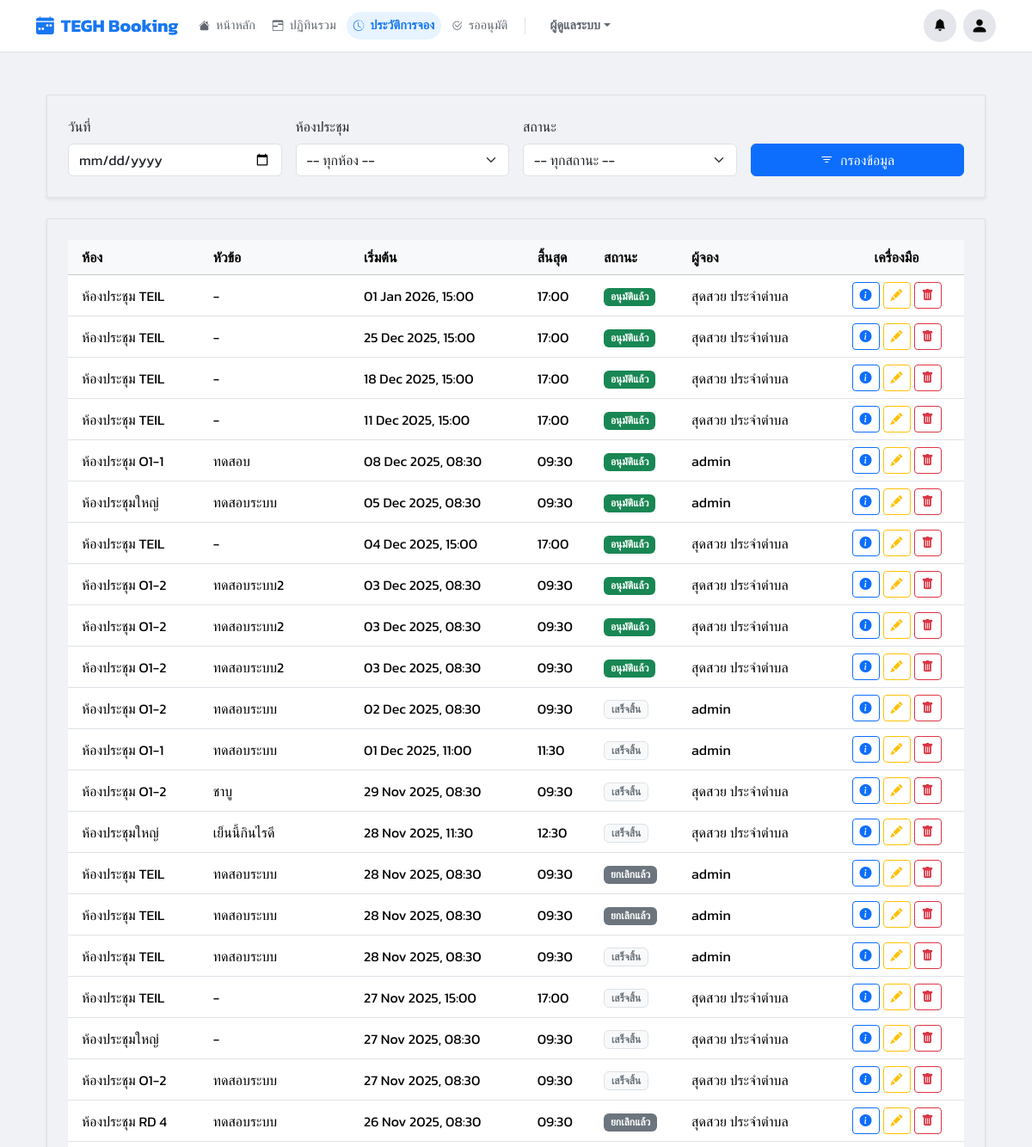
/history/ (signed in, upper part), run on an earlier commit of the app's database.
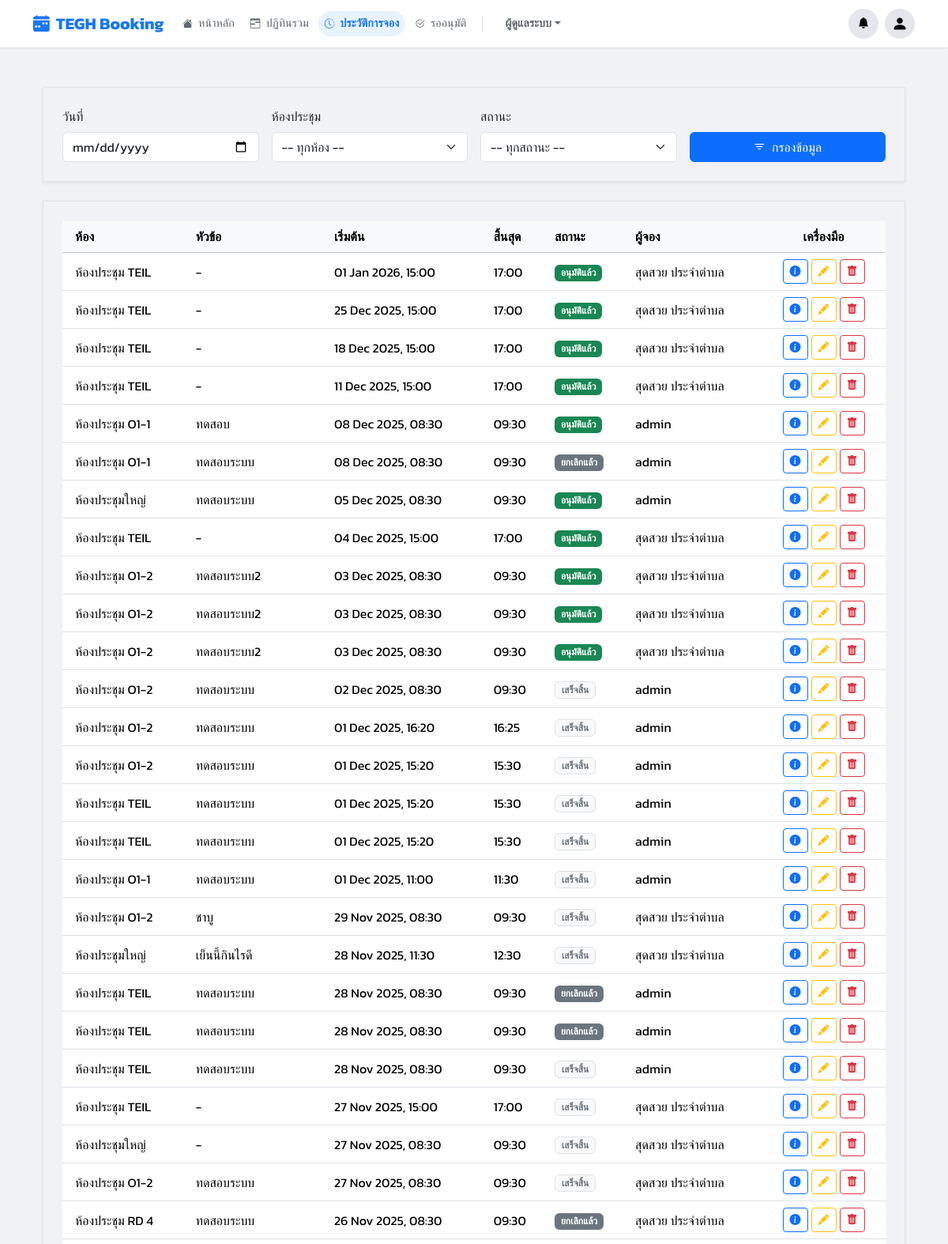
And on a later commit of the database.
### booking/models.py (models this page shows, shortened)
class Booking(models.Model):
    user = models.ForeignKey(User, on_delete=models.SET_NULL, null=True, related_name='bookings')
    room = models.ForeignKey(Room, on_delete=models.CASCADE, related_name='bookings')
    title = models.CharField(max_length=200)
    start_time = models.DateTimeField()
    end_time = models.DateTimeField()
    chairman = models.CharField(max_length=200, blank=True, null=True)
    department = models.CharField(max_length=200, blank=True, null=True)
    participant_count = models.PositiveIntegerField(default=1)
    participants = models.ManyToManyField(User, related_name='participating_in', blank=True)
    presentation_file = models.FileField(upload_to='presentations/', blank=True, null=True)
    description = models.TextField(blank=True, null=True)
    additional_requests = models.TextField(blank=True, null=True)
    additional_notes = models.TextField(blank=True, null=True)
    STATUS_CHOICES = [
        ('PENDING', 'รออนุมัติ'),
        ('APPROVED', 'อนุมัติแล้ว'),
        ('REJECTED', 'ไม่อนุมัติ'),
        ('CANCELLED', 'ยกเลิกแล้ว'),
    ]
    status = models.CharField(max_length=10, choices=STATUS_CHOICES, default='PENDING')
    created_at = models.DateTimeField(auto_now_add=True)
    updated_at = models.DateTimeField(auto_now=True)
    parent_booking = models.ForeignKey(
        'self',
        on_delete=models.CASCADE,
        null=True,
        blank=True,
        related_name='child_bookings',
        help_text="การจองนี้ เป็นส่วนหนึ่งของการจองซ้ำ (ชี้ไปที่การจองแรก)"
    )
    recurrence_rule = models.CharField(max_length=20, blank=True, null=True)
    outlook_event_id = models.CharField(
        max_length=255,
        blank=True,
        null=True,
        verbose_name="Outlook Event ID",
        help_text="ID ของ Event ที่ถูกสร้างใน Microsoft Calendar"
    )
    @property
    def is_past(self):
        if not self.end_time:
            return False
        return timezone.now() > self.end_time

class Room(models.Model):
    name = models.CharField(max_length=100)
    building = models.CharField(max_length=100, blank=True, null=True)
    floor = models.CharField(max_length=50, blank=True, null=True)
    location = models.CharField(max_length=255, blank=True, null=True, help_text="")
    capacity = models.PositiveIntegerField(default=1)
    equipment_in_room = models.TextField(blank=True, null=True, help_text="ระบุอุปกรณ์แต่ละอย่างในบรรทัดใหม่")
    image = models.ImageField(upload_to='room_images/', blank=True, null=True, verbose_name="รูปภาพห้อง")
    approver = models.ForeignKey(
        User,
        on_delete=models.SET_NULL,
        null=True,
        blank=True,
        related_name='approvable_rooms',
        help_text="เลือก User ที่มีสิทธิ์อนุมัติห้องนี้ (ถ้าเว้นว่าง = Admin กลาง)"
    )
    is_maintenance = models.BooleanField(
        default=False,
        verbose_name="ปิดปรับปรุง (โหมดแมนนวล)",
    )
    maintenance_start = models.DateTimeField(
        null=True, blank=True,
        verbose_name="เริ่มปิดปรับปรุง (อัตโนมัติ)"
    )
    maintenance_end = models.DateTimeField(
        null=True, blank=True,
        verbose_name="สิ้นสุดปิดปรับปรุง (อัตโนมัติ)"
    )
    line_notify_token = models.CharField(
        max_length=50,
        blank=True,
        null=True,
        verbose_name="LINE Notify Token",
        help_text="โทเคนสำหรับแจ้งเตือนไปยังกลุ่ม LINE ประจำห้อง (ถ้ามี)"
    )
    teams_webhook_url = models.TextField(
        blank=True,
        null=True,
        verbose_name="Teams Webhook URL",
        help_text="URL สำหรับแจ้งเตือนไปยัง Channel Teams ประจำห้อง (ถ้ามี)"
    )

### booking/views.py (the view)
# urls.py: path('history/', views.history_view, name='history'),
@login_required
def history_view(request):
    qs = Booking.objects.all() if is_admin(request.user) else Booking.objects.filter(user=request.user)
    ctx = get_base_context(request); ctx.update({'bookings_list': qs.order_by('-start_time'), 'status_choices': Booking.STATUS_CHOICES})
    return render(request, 'pages/history.html', ctx)

### booking/views.py (called while the page is built)
def is_admin(user):
    return user.is_authenticated and (user.is_superuser or user.groups.filter(name='Admin').exists())

def is_approver_or_admin(user):
    return user.is_authenticated and (user.is_superuser or user.groups.filter(name__in=['Approver', 'Admin']).exists())

### templates/pages/history.html (shortened to what this page needs)
{% extends 'base.html' %}
{% load static %}
{% block content %}
<div class="container-fluid py-4">
    <div class="content-card shadow-sm border p-3 p-md-4 mb-4">
        <form method="get" class="row g-3 align-items-end">
            <div class="col-md-3">
                <label for="date" class="form-label">วันที่</label>
                <input type="date" name="date" id="date" class="form-control" value="{{ current_date|default:'' }}">
            </div>
            <div class="col-md-3">
                <label for="room" class="form-label">ห้องประชุม</label>
                <select name="room" id="room" class="form-select">
                    <option value="">-- ทุกห้อง --</option>
                </select>
            </div>
            <div class="col-md-3">
                <label for="status" class="form-label">สถานะ</label>
                <select name="status" id="status" class="form-select">
                    <option value="">-- ทุกสถานะ --</option>
                </select>
            </div>
            <div class="col-md-3 d-grid">
                <button type="submit" class="btn btn-primary"><i class="bi bi-filter me-1"></i> กรองข้อมูล</button>
            </div>
        </form>
    </div>
    <div class="content-card shadow-sm border p-3 p-md-4">
        <div class="table-responsive">
            <table class="table table-hover mb-0 align-middle">
                <thead class="table-light">
                    <tr>
                        <th scope="col" class="ps-3">ห้อง</th>
                        <th scope="col">หัวข้อ</th>
                        <th scope="col">เริ่มต้น</th>
                        <th scope="col">สิ้นสุด</th>
                        <th scope="col">สถานะ</th>
                        {% if is_admin_user %}
                        <th scope="col">ผู้จอง</th>
                        {% endif %}
                        <th scope="col" class="text-center">เครื่องมือ</th>
                    </tr>
                </thead>
                <tbody>
                    {% for booking in bookings_list %}
                    <tr>
                        <td class="ps-3">{{ booking.room.name }}</td>
                        <td>{{ booking.title }}</td>
                        <td>{{ booking.start_time|date:"d M Y, H:i" }}</td>
                        <td>{{ booking.end_time|date:"H:i" }}</td>
                        <td>
                            {% if booking.status == 'APPROVED' %}
                                {% if booking.is_past %}
                                    <span class="badge bg-past">เสร็จสิ้น</span>
                                {% else %}
                                    <span class="badge bg-success">อนุมัติแล้ว</span>
                                {% endif %}
                            {% elif booking.status == 'PENDING' %}
                                <span class="badge bg-warning text-dark">รออนุมัติ</span>
                            {% elif booking.status == 'REJECTED' %}
                                <span class="badge bg-danger">ถูกปฏิเสธ</span>
                            {% elif booking.status == 'CANCELLED' %}
                                <span class="badge bg-secondary">ยกเลิกแล้ว</span>
                            {% endif %}
                        </td>
                        {% if is_admin_user %}
                        <td>
                            {% if booking.user %}
                                {{ booking.user.get_full_name|default:booking.user.username }}
                            {% else %}
                                <span class="text-muted small">(ผู้ใช้ถูกลบ)</span>
                            {% endif %}
                        </td>
                        {% endif %}
                        <td class="text-center">
                            <div class="d-inline-flex gap-1" role="group">
                                <a href="{% url 'booking_detail' booking.id %}" class="btn btn-sm btn-outline-primary" title="ดูรายละเอียด">
                                    <i class="bi bi-info-circle-fill"></i>
                                </a>
                                {% if is_admin_user or not booking.is_past and booking.user == request.user %}
                                    <a href="{% url 'edit_booking' booking.id %}" class="btn btn-sm btn-outline-warning" title="แก้ไข">
                                        <i class="bi bi-pencil-fill"></i>
                                    </a>
                                    <button type="button" class="btn btn-sm btn-outline-danger delete-booking-btn"
                                            title="ยกเลิกการจอง"
                                            data-bs-toggle="modal"
                                            data-bs-target="#deleteConfirmModal"
                                            data-delete-url="{% url 'delete_booking' booking.id %}"
                                            data-booking-title="{{ booking.title|escapejs }}">
                                        <i class="bi bi-trash-fill"></i>
                                    </button>
                                {% endif %}
                            </div>
                        </td>
                    </tr>
                    {% endfor %}
                </tbody>
            </table>
        </div>
    </div>
</div>
{% endblock %}

### templates/base.html (shortened to what this page needs)
{% load static %}
<!DOCTYPE html>
<html lang="th">
<head>
    <link href="https://cdn.jsdelivr.net/npm/bootstrap@5.3.3/dist/css/bootstrap.min.css" rel="stylesheet">
    <link rel="stylesheet" href="https://cdn.jsdelivr.net/npm/bootstrap-icons@1.11.3/font/bootstrap-icons.min.css">
    <link href="https://cdn.jsdelivr.net/npm/sweetalert2@11/dist/sweetalert2.min.css" rel="stylesheet">
</head>
<body>
    {% if user.is_authenticated %}
        <nav class="navbar navbar-expand-lg fixed-top">
            <div class="container">
                <a class="navbar-brand me-3" href="{% url 'dashboard' %}"><i class="bi bi-calendar-week-fill me-2"></i> TEGH Booking</a>
                <div class="collapse navbar-collapse" id="mainNavbar">
                    <ul class="navbar-nav nav-pills me-auto mb-2 mb-lg-0 gap-1 align-items-center mt-2 mt-lg-0">
                        {% for item in menu_items %}
                            {% if item.show %}
                                <li class="nav-item"><a class="nav-link {% if item.active %}active{% endif %}" href="{% url item.url_name %}"><i class="{{ item.icon }} me-1 small"></i> {{ item.label }}</a></li>
                            {% endif %}
                        {% endfor %}
                        {% if is_admin_user %}
                            <li class="nav-item border-start mx-2 ps-2 d-none d-lg-block" style="height: 20px; border-color: #ddd;"></li>
                            <li class="nav-item dropdown">
                                <a class="nav-link dropdown-toggle fw-bold small" href="#" role="button" data-bs-toggle="dropdown">ผู้ดูแลระบบ</a>
                            </li>
                        {% endif %}
                    </ul>
                    <ul class="navbar-nav ms-auto mb-2 mb-lg-0 flex-row align-items-center gap-2 mt-3 mt-lg-0 justify-content-end">
                        {% if is_admin_user or user.is_superuser %}
                            <li class="nav-item dropdown position-static position-lg-relative">
                                <a class="btn-circle-fb" href="#" id="fbNotifyDropdown" role="button" data-bs-toggle="dropdown">
                                    <i class="bi bi-bell-fill small"></i>
                                </a>
                            </li>
                        {% endif %}
                        <li class="nav-item dropdown">
                            <a class="btn-circle-fb" href="#" id="userDropdown" role="button" data-bs-toggle="dropdown"><i class="bi bi-person-fill fs-5"></i></a>
                        </li>
                    </ul>
                </div>
            </div>
        </nav>
    {% endif %}
    <main class="container mt-3 main-content-wrapper" id="main-content">
        {% block content %}{% endblock %}
    </main>
</body>
</html>

### templates/base.html (style rules this page uses)
body { background-color: #f0f2f5; font-family: 'Kanit', sans-serif; padding-top: 70px; }
.main-content-wrapper { padding-bottom: 2rem; }
.navbar { background-color: #ffffff; box-shadow: 0 1px 2px rgba(0, 0, 0, 0.08); min-height: 60px; padding: 0; }
.navbar-brand { color: #1877f2 !important; font-weight: 700; font-size: 1.3rem; display: flex; align-items: center; }
.nav-pills .nav-link { border-radius: 50px; padding: 5px 14px; font-size: 0.9rem; color: #606770; font-weight: 500; transition: all 0.2s; }
.nav-pills .nav-link.active { background-color: #e7f3ff; color: #1877f2; font-weight: 600; }
.btn-circle-fb { width: 38px; height: 38px; background-color: #e4e6eb; border-radius: 50%; display: flex; align-items: center; justify-content: center; color: #050505; text-decoration: none; transition: background-color 0.2s; cursor: pointer; border: none; position: relative; }

### templates/pages/history.html (style rules this page uses)
.badge.bg-success { background-color: #198754 !important; }
.badge.bg-secondary { background-color: #6c757d !important; }
.badge.bg-past { background-color: #f8f9fa !important; color: #6c757d !important; border: 1px solid #dee2e6; }

What changed in the data, as far as the page shows it:
added Booking: room.name "ห้องประชุม O1-1", title "ทดสอบระบบ", start_time "08 Dec 2025, 08:30", end_time "09:30", status "ยกเลิกแล้ว", user.get_full_name "admin"
added Booking: room.name "ห้องประชุม O1-2", title "ทดสอบระบบ", start_time "01 Dec 2025, 16:20", end_time "16:25", status "เสร็จสิ้น", user.get_full_name "admin"
added Booking: room.name "ห้องประชุม O1-2", title "ทดสอบระบบ", start_time "01 Dec 2025, 15:20", end_time "15:30", status "เสร็จสิ้น", user.get_full_name "admin"
added Booking: room.name "ห้องประชุม TEIL", title "ทดสอบระบบ", start_time "01 Dec 2025, 15:20", end_time "15:30", status "เสร็จสิ้น", user.get_full_name "admin"
added Booking: room.name "ห้องประชุม TEIL", title "ทดสอบระบบ", start_time "01 Dec 2025, 15:20", end_time "15:30", status "เสร็จสิ้น", user.get_full_name "admin"
